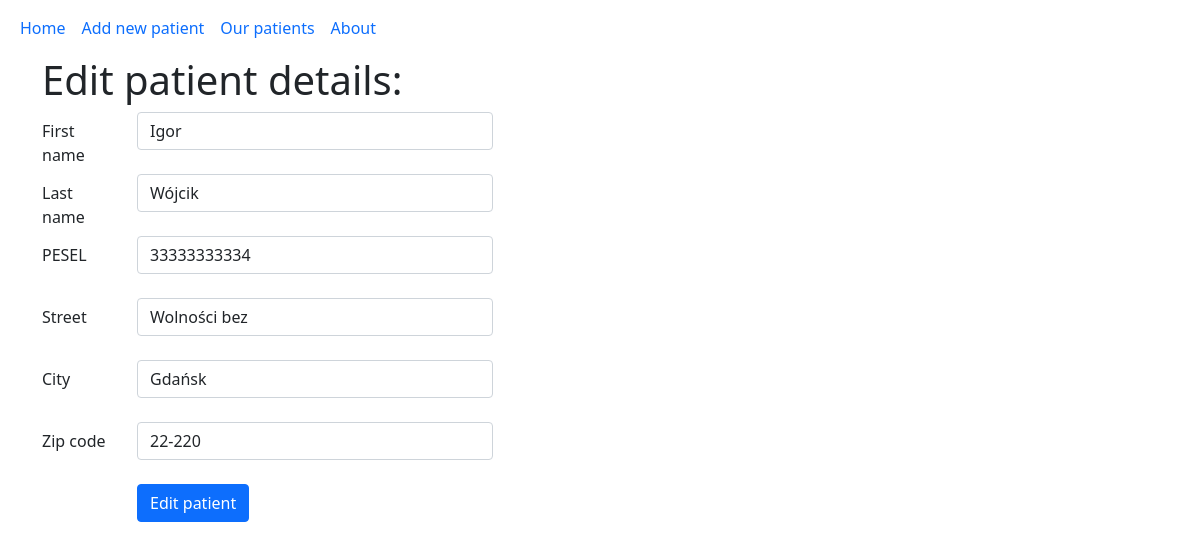
/edit_patient/20, run on the app's committed database.
### tables this page shows
CREATE TABLE Patients (
    id INTEGER PRIMARY KEY AUTOINCREMENT,
    first_name VARCHAR(255),
    last_name VARCHAR(255),
    PESEL VARCHAR(11),
    street VARCHAR(255),
    city VARCHAR(255),
    zip_code VARCHAR(10)
);

### app.py (the view, shortened to what this page needs)
@app.route('/edit_patient/<int:patient_id>', methods=['GET', 'POST'])
def edit_patient(patient_id):
    Clinic = Medical_clinic()
    Clinic.load_patients_from_db()
    db = get_db()
    if request.method == "GET":
        sql_statement = 'SELECT * FROM Patients WHERE id=?;'
        cur = db.execute(sql_statement, [patient_id])
        patient = cur.fetchone()
        if patient is None:
            flash('No such patient!')
            return redirect(url_for('our_patients'))
        else:
            return render_template("edit_patient.html", patient=patient, Clinic=Clinic, active_menu='new_patient')

### app.py (called while the page is built, shortened)
def get_db():
    if not hasattr(g, 'sqlite_db'):
        conn = sqlite3.connect(app_info['db_file'])
        conn.row_factory = sqlite3.Row
        g.sqlite_db = conn
    return g.sqlite_db

    def load_patients_from_db(self):
        db = get_db()
        cur = db.execute('SELECT * FROM Patients')
        rows = cur.fetchall()
        for row in rows:
            patient = Patient(row['id'], row['first_name'], row['last_name'],
                              row['PESEL'], row['street'], row['city'], row['zip_code'])
            self.patients.append(patient)

### templates/edit_patient.html
{% extends "base.html" %}
{% block content %}
<div class="container">
    <div class="row justify-content-start">
        <div class="col-10 h1">Edit patient details:</div>
    </div>
    <form id="exchange_form" action="{{ url_for('edit_patient', patient_id=patient.id) }}" method="POST">
        <div class="row justify-content-start">
            <div class="col-1 col-form-label"><label for="first_name">First name</label></div>
            <div class="col-4">
                <input type="text" id="first_name" name="first_name" value="{{ patient.first_name }}"
                    class="form-control"><br>
            </div>
        </div>
        <div class="row justify-content-start">
            <div class="col-1 col-form-label"><label for="last_name">Last name</label></div>
            <div class="col-4">
                <input type="text" id="last_name" name="last_name" value="{{ patient.last_name }}"
                    class="form-control"><br>
            </div>
        </div>
        <div class="row justify-content-start">
            <div class="col-1 col-form-label"><label for="PESEL">PESEL</label></div>
            <div class="col-4">
                <input type="text" id="PESEL" name="PESEL" value="{{ patient.PESEL }}" class="form-control"><br>
            </div>
        </div>
        <div class="row justify-content-start">
            <div class="col-1 col-form-label"><label for="street">Street</label></div>
            <div class="col-4">
                <input type="text" id="street" name="street" value="{{ patient.street }}" class="form-control"><br>
            </div>
        </div>
        <div class="row justify-content-start">
            <div class="col-1 col-form-label"><label for="city">City</label></div>
            <div class="col-4">
                <input type="text" id="city" name="city" value="{{ patient.city }}" class="form-control"><br>
            </div>
        </div>
        <div class="row justify-content-start">
            <div class="col-1 col-form-label"><label for="zip_code">Zip code</label></div>
            <div class="col-4">
                <input type="text" id="zip_code" name="zip_code" value="{{ patient.zip_code }}"
                    class="form-control"><br>
            </div>
        </div>
        <div class="row justify-content-start">
            <div class="col-1 col-form-label"></div>
            <div class="col-2">
                <button type="submit" class="btn btn-primary">Edit patient</button>
            </div>
        </div>
    </form>
</div>
{% endblock %}

### data on the page
Patients: first_name "Igor", last_name "Wójcik", PESEL "33333333334", street "Wolności bez", city "Gdańsk", zip_code "22-220"
